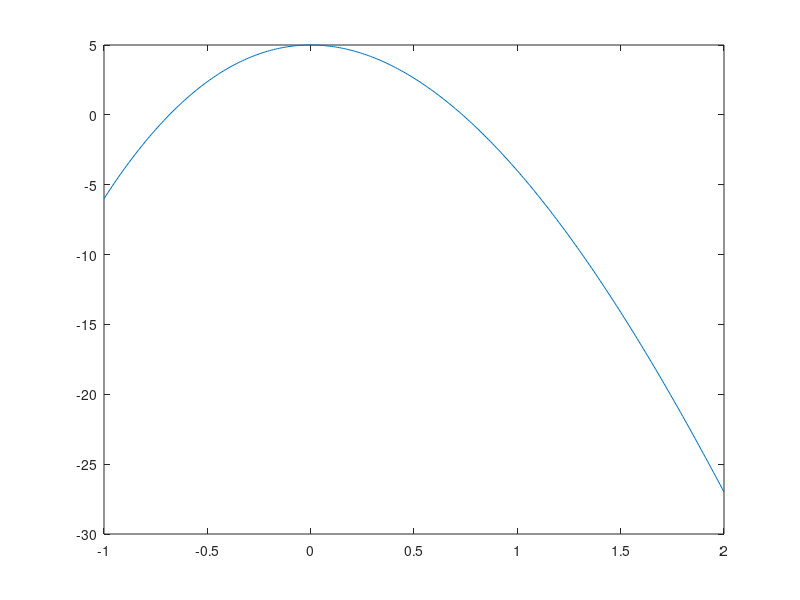

Write MATLAB code to recreate this figure.
%% Regular Falsi Method
%% 이름 : 황찬준, 학번 : 201729183
clc; clear; close all;

f = @(x) x.^3 - 10*x.^2 + 5;

plot(-1:0.01:2, f(-1:0.01:2))

%%

x = [0.6, 0.8];
ep = 1e-5;

if f(x(1))*f(x(2)) > 0
    disp('wrong!');
elseif f(x(1)) < 0
    xL = x(1);
    xR = x(2);
    
else
    xL = x(2);
    xR = x(1);
end

%%

for n = 1:1000
    
    xm = (xL*f(xR) - xR*f(xL))/(f(xR) - f(xL));
    
    if f(xm) < 0
        xL = xm;
    else
        xR = xm;
    end
    

    if abs(f(xm)) < ep
        [xm,n]
        break;
    end
end